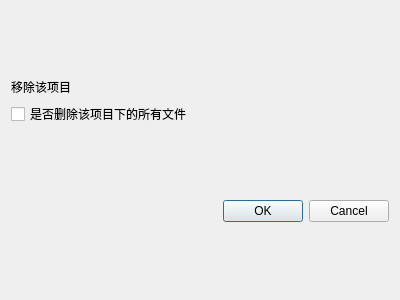
<?xml version="1.0" encoding="UTF-8"?>
<ui version="4.0">
 <class>RemoveProDialog</class>
 <widget class="QDialog" name="RemoveProDialog">
  <property name="geometry">
   <rect>
    <x>0</x>
    <y>0</y>
    <width>400</width>
    <height>300</height>
   </rect>
  </property>
  <property name="windowTitle">
   <string>Dialog</string>
  </property>
  <layout class="QVBoxLayout" name="verticalLayout">
   <item>
    <spacer name="verticalSpacer">
     <property name="orientation">
      <enum>Qt::Vertical</enum>
     </property>
     <property name="sizeHint" stdset="0">
      <size>
       <width>20</width>
       <height>40</height>
      </size>
     </property>
    </spacer>
   </item>
   <item>
    <widget class="QLabel" name="label">
     <property name="text">
      <string>移除该项目</string>
     </property>
    </widget>
   </item>
   <item>
    <widget class="QCheckBox" name="checkBox">
     <property name="text">
      <string>是否删除该项目下的所有文件</string>
     </property>
    </widget>
   </item>
   <item>
    <spacer name="verticalSpacer_2">
     <property name="orientation">
      <enum>Qt::Vertical</enum>
     </property>
     <property name="sizeHint" stdset="0">
      <size>
       <width>20</width>
       <height>40</height>
      </size>
     </property>
    </spacer>
   </item>
   <item>
    <widget class="QDialogButtonBox" name="buttonBox">
     <property name="orientation">
      <enum>Qt::Horizontal</enum>
     </property>
     <property name="standardButtons">
      <set>QDialogButtonBox::Cancel|QDialogButtonBox::Ok</set>
     </property>
    </widget>
   </item>
   <item>
    <spacer name="verticalSpacer_3">
     <property name="orientation">
      <enum>Qt::Vertical</enum>
     </property>
     <property name="sizeHint" stdset="0">
      <size>
       <width>20</width>
       <height>10</height>
      </size>
     </property>
    </spacer>
   </item>
  </layout>
 </widget>
 <resources/>
 <connections>
  <connection>
   <sender>buttonBox</sender>
   <signal>accepted()</signal>
   <receiver>RemoveProDialog</receiver>
   <slot>accept()</slot>
   <hints>
    <hint type="sourcelabel">
     <x>248</x>
     <y>254</y>
    </hint>
    <hint type="destinationlabel">
     <x>157</x>
     <y>274</y>
    </hint>
   </hints>
  </connection>
  <connection>
   <sender>buttonBox</sender>
   <signal>rejected()</signal>
   <receiver>RemoveProDialog</receiver>
   <slot>reject()</slot>
   <hints>
    <hint type="sourcelabel">
     <x>316</x>
     <y>260</y>
    </hint>
    <hint type="destinationlabel">
     <x>286</x>
     <y>274</y>
    </hint>
   </hints>
  </connection>
 </connections>
</ui>
